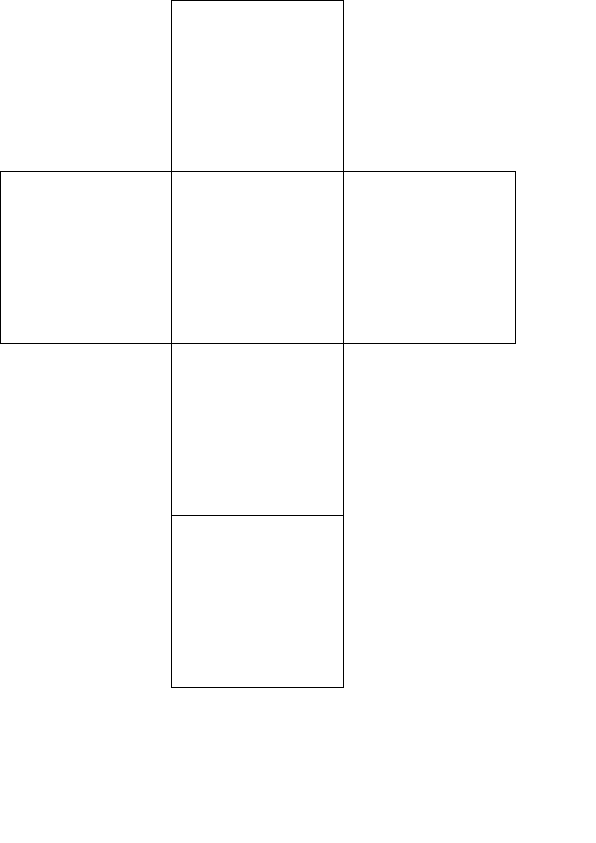
Frame 1 (no input)
Frame 60 (the mouse pressed at the canvas centre just before this capture): identical to frame 1, image omitted
Frame 120 (the mouse held since frame 60 and released just before this capture): identical to frame 1, image omitted

The Processing sketch that drew this single still picture (run headless with seeded random() and noise(); from frame 60 on, the mouse is pressed at the canvas centre):

// Processing sketch: oppgave4_oving
// ── oppgave4_oving.pde
float sfactor;
float overflate = 220; // "cm^2"
void lagA4()
{
  sfactor = 28.4;
  scale(sfactor,sfactor);
  strokeWeight(1/sfactor);
  background(255);
}

void setup()
{
  frameRate(30); // strengt talt ikke nødvendig med 30 fps, (siden dette ikke er en animasjon), men hvorfor ikke...
  size(596, 843);
  println("Overflate:\t\t\t" + overflate + "\nAreal av sidekanter:\t\t" + overflate/6 + "\nLengde på sidekanter:\t" + sqrt(overflate/6));
}

void draw()
{
  lagA4();
  mittSvar();
}

void mittSvar()
{
  float sidekant = sqrt(overflate/6);
  translate(sidekant,0);
  rect(0,0,sidekant,sidekant);
  translate(-sidekant,sidekant);
  rect(0,0,sidekant, sidekant);
  translate(sidekant,0);
  rect(0,0,sidekant,sidekant);
  translate(sidekant,0);
  rect(0,0,sidekant,sidekant);
  translate(-sidekant,sidekant);
  rect(0,0,sidekant, sidekant);
  translate(0,sidekant);
  rect(0,0,sidekant,sidekant);
}
